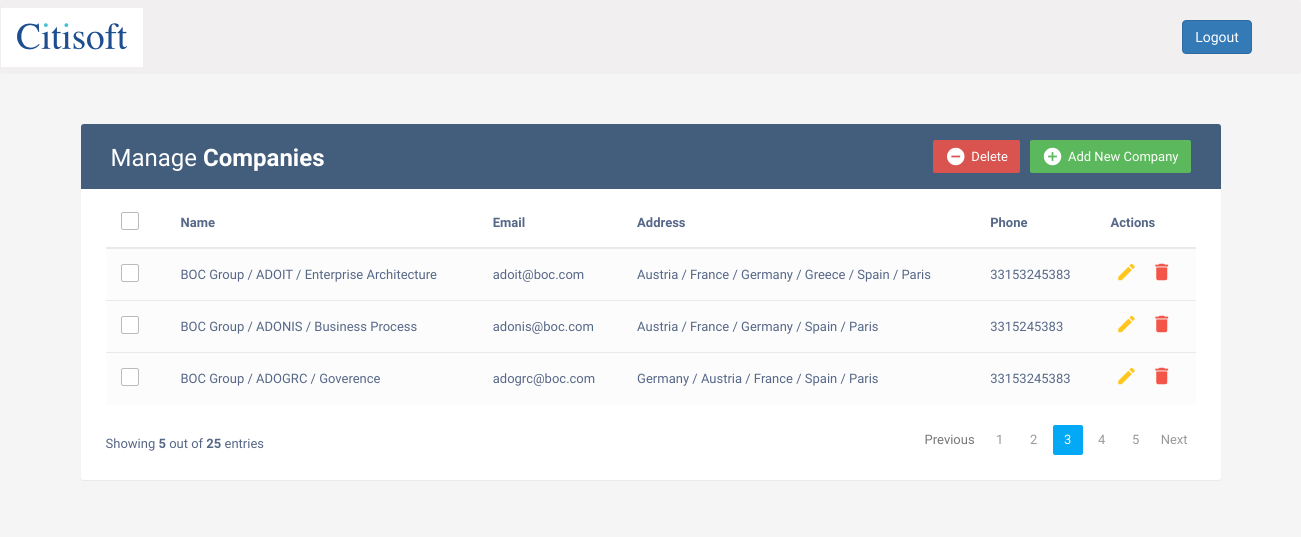
The page /appindex/ on the database its author committed.
### app5/models.py (models this page shows, shortened)
class Employees(models.Model):
    name = models.CharField(max_length=200)
    email = models.EmailField(max_length=100)
    address = models.TextField()
    phone = models.IntegerField()

### app5/views.py (the view)
# urls.py: path('appindex/',app5_views.appindex,name='appindex'),
def appindex(request):
    emp = Employees.objects.all()
    context = {
        'emp':emp,
    }
    return render (request,'appindex.html',context)

### templates/appindex.html (shortened to what this page needs)
<!DOCTYPE html>
<html lang="en">
<head>
<link rel="stylesheet" href="https://maxcdn.bootstrapcdn.com/font-awesome/4.7.0/css/font-awesome.min.css">
<link rel="stylesheet" href="https://maxcdn.bootstrapcdn.com/bootstrap/3.3.7/css/bootstrap.min.css">
  <body>
    {% load static %}
	 <div class ="navbar">
      <div class="navbarlogo">
        <a href="{% url 'home' %}" >
          <img src="{% static 'logo.png' %}" alt="Image">
      </div>
        <div class="navbarparaservice">
        <a href="{% url 'logout' %}" class="btn btn-primary">Logout</a>
        </div>
      </div>
    <div class="container">
        <div class="table-wrapper">
            <div class="table-title">
                <div class="row">
                    <div class="col-sm-6">
						<h2>Manage <b>Companies</b></h2>
					</div>
					<div class="col-sm-6">
						<a href="#addEmployeeModal" class="btn btn-success" data-toggle="modal"><i class="material-icons">&#xE147;</i> <span>Add New Company</span></a>
						<a href="#deleteEmployeeModal" class="btn btn-danger" data-toggle="modal"><i class="material-icons">&#xE15C;</i> <span>Delete</span></a>
					</div>
                </div>
            </div>
            <table class="table table-striped table-hover">
                <thead>
                    <tr>
						<th>
							<span class="custom-checkbox">
								<label for="selectAll"></label>
							</span>
						</th>
                        <th>Name</th>
                        <th>Email</th>
						<th>Address</th>
                        <th>Phone</th>
                        <th>Actions</th>
                    </tr>
                </thead>
                <tbody>
                    {% for i in emp %}
                    <tr>
						<td>
							<span class="custom-checkbox">
								<label for="checkbox1"></label>
							</span>
						</td>
                        <td>{{i.name}}</td>
                        <td>{{i.email}}</td>
						<td>{{i.address}}</td>
                        <td>{{i.phone}}</td>
                        <td>
                            <a href="#editEmployeeModal-{{forloop.counter}}" class="edit" data-toggle="modal"><i class="material-icons" data-toggle="tooltip" title="Edit">&#xE254;</i></a>
                            <a href="#deleteEmployeeModal-{{forloop.counter}}" class="delete" data-toggle="modal"><i class="material-icons" data-toggle="tooltip" title="Delete">&#xE872;</i></a>
                        </td>
                    </tr>
                    <tr>
                    {% endfor %}
                </tbody>
            </table>
			<div class="clearfix">
                <div class="hint-text">Showing <b>5</b> out of <b>25</b> entries</div>
                <ul class="pagination">
                    <li class="page-item disabled"><a href="#">Previous</a></li>
                    <li class="page-item"><a href="#" class="page-link">1</a></li>
                    <li class="page-item"><a href="#" class="page-link">2</a></li>
                    <li class="page-item active"><a href="#" class="page-link">3</a></li>
                    <li class="page-item"><a href="#" class="page-link">4</a></li>
                    <li class="page-item"><a href="#" class="page-link">5</a></li>
                    <li class="page-item"><a href="#" class="page-link">Next</a></li>
                </ul>
            </div>
        </div>
    </div>
</body>
</html>

### templates/appindex.html (style rules this page uses)
body { color: #566787; background: #f5f5f5; font-family: 'Varela Round', sans-serif; font-size: 13px; }
.table-wrapper { background: #fff; padding: 20px 25px; margin: 30px 0; border-radius: 3px; box-shadow: 0 1px 1px rgba(0,0,0,.05); }
.table-title { padding-bottom: 15px; background: #435d7d; color: #fff; padding: 16px 30px; margin: -20px -25px 10px; border-radius: 3px 3px 0 0; }
.table-title h2 { margin: 5px 0 0; font-size: 24px; }
.table-title .btn { color: #fff; float: right; font-size: 13px; border: none; min-width: 50px; border-radius: 2px; border: none; outline: none !important; margin-left: 10px; }
.table-title .btn i { float: left; font-size: 21px; margin-right: 5px; }
.table-title .btn span { float: left; margin-top: 2px; }
table.table tr th, table.table tr td { border-color: #e9e9e9; padding: 12px 15px; vertical-align: middle; }
table.table tr th:first-child { width: 60px; }
table.table tr th:last-child { width: 100px; }
table.table-striped tbody tr:nth-of-type(odd) { background-color: #fcfcfc; }
table.table td:last-child i { opacity: 0.9; font-size: 22px; margin: 0 5px; }
table.table td a { font-weight: bold; color: #566787; display: inline-block; text-decoration: none; outline: none !important; }
table.table td a.edit { color: #FFC107; }
table.table td a.delete { color: #F44336; }
table.table td i { font-size: 19px; }
.pagination { float: right; margin: 0 0 5px; }
.pagination li a { border: none; font-size: 13px; min-width: 30px; min-height: 30px; color: #999; margin: 0 2px; line-height: 30px; border-radius: 2px !important; text-align: center; padding: 0 6px; }
.pagination li.active a, .pagination li.active a.page-link { background: #03A9F4; }
.hint-text { float: left; margin-top: 10px; font-size: 13px; }
.custom-checkbox { position: relative; }
.custom-checkbox label:before { width: 18px; height: 18px; }
.custom-checkbox label:before { content: ''; margin-right: 10px; display: inline-block; vertical-align: text-top; background: white; border: 1px solid #bbb; border-radius: 2px; box-sizing: border-box; z-index: 2; }
.navbar { display: flex; background-color: #F1EFEF; padding-top: 0.5%; padding-bottom: 0.5%; }
.navbarparaservice { padding-left: 80%; padding-top: 1%; padding-right: 10%; }

### rows shown on the page
Employees: name "BOC Group / ADOIT / Enterprise Architecture", email "adoit@boc.com", address "Austria / France / Germany / Greece / Spain / Paris", phone "33153245383"
Employees: name "BOC Group / ADONIS / Business Process", email "adonis@boc.com", address "Austria / France / Germany / Spain / Paris", phone "3315245383"
Employees: name "BOC Group / ADOGRC / Goverence", email "adogrc@boc.com", address "Germany / Austria / France / Spain / Paris", phone "33153245383"
